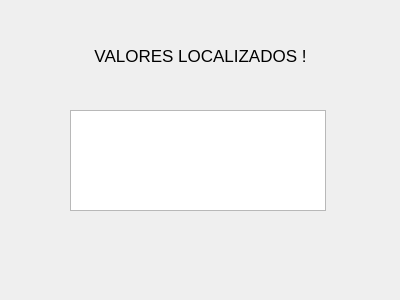
<?xml version="1.0" encoding="UTF-8"?>
<ui version="4.0">
 <class>Form</class>
 <widget class="QWidget" name="Form">
  <property name="geometry">
   <rect>
    <x>0</x>
    <y>0</y>
    <width>400</width>
    <height>300</height>
   </rect>
  </property>
  <property name="windowTitle">
   <string>Form</string>
  </property>
  <widget class="QWidget" name="widget" native="true">
   <property name="geometry">
    <rect>
     <x>10</x>
     <y>0</y>
     <width>381</width>
     <height>281</height>
    </rect>
   </property>
   <widget class="QLabel" name="label">
    <property name="geometry">
     <rect>
      <x>60</x>
      <y>40</y>
      <width>261</width>
      <height>31</height>
     </rect>
    </property>
    <property name="font">
     <font>
      <pointsize>13</pointsize>
     </font>
    </property>
    <property name="text">
     <string>VALORES LOCALIZADOS !</string>
    </property>
    <property name="alignment">
     <set>Qt::AlignCenter</set>
    </property>
   </widget>
   <widget class="QTableWidget" name="tableWidget">
    <property name="geometry">
     <rect>
      <x>60</x>
      <y>110</y>
      <width>256</width>
      <height>101</height>
     </rect>
    </property>
   </widget>
  </widget>
 </widget>
 <resources/>
 <connections/>
</ui>
